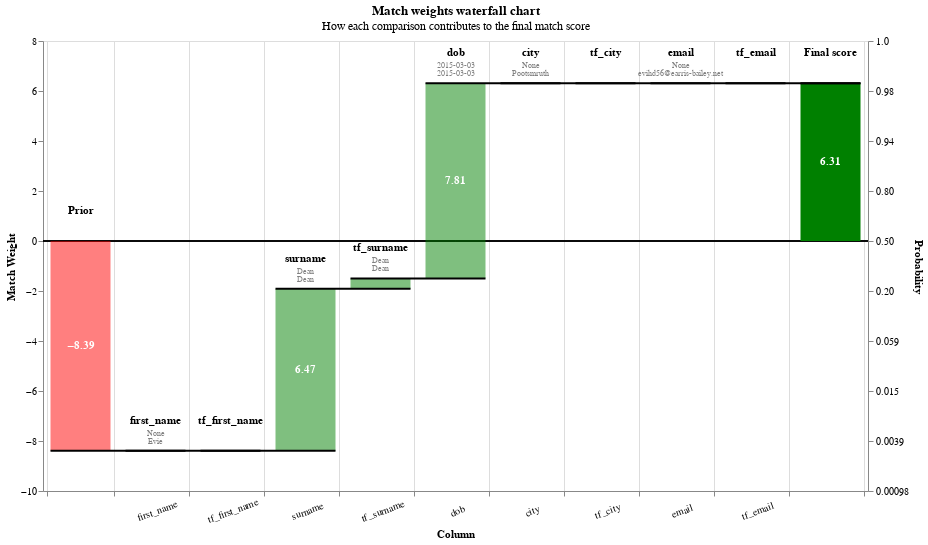

Notebook code for this chart:
### Markdown cell above
## Waterfall chart

The waterfall chart provides a means of visualising individual predictions to understand how Splink computed the final matchweight for a particular pairwise record comparison.

To plot a waterfall chart, the user chooses one or more records from the results of `linker.inference.predict()`, and provides these records to the [`linker.visualisations.waterfall_chart()`](https://moj-analytical-services.github.io/splink/api_docs/visualisations.html#splink.internals.linker_components.visualisations.LinkerVisualisations.waterfall_chart) function.

For an introduction to waterfall charts and how to interpret them, please see [this](https://www.youtube.com/watch?v=msz3T741KQI&t=507s) video.

### Code cell
records_to_view = df_predictions.as_record_dict(limit=5)
linker.visualisations.waterfall_chart(records_to_view, filter_nulls=False)

### Figure 1 — Vega-Lite specification as saved in the notebook (floating-point values rounded to 4 significant figures)
{"config": {"view": {"continuousWidth": 400, "continuousHeight": 300}}, "layer": [{"layer": [{"mark": "rule", "encoding": {"color": {"value": "black"}, "size": {"value": 0.5}, "y": {"field": "zero", "type": "quantitative"}}}, {"mark": {"type": "bar", "width": 60}, "encoding": {"color": {"condition": {"test": "(datum.log2_bayes_factor < 0)", "value": "red"}, "value": "green"}, "opacity": {"condition": {"test": "datum.column_name == 'Prior match weight' || datum.column_name == 'Final score'", "value": 1}, "value": 0.5}, "tooltip": [{"field": "column_name", "title": "Comparison column", "type": "nominal"}, {"field": "value_l", "title": "Value (L)", "type": "nominal"}, {"field": "value_r", "title": "Value (R)", "type": "nominal"}, {"field": "label_for_charts", "title": "Label", "type": "ordinal"}, {"field": "sql_condition", "title": "SQL condition", "type": "nominal"}, {"field": "comparison_vector_value", "title": "Comparison vector value", "type": "nominal"}, {"field": "bayes_factor", "format": ",.4f", "title": "Bayes factor = m/u", "type": "quantitative"}, {"field": "log2_bayes_factor", "format": ",.4f", "title": "Match weight = log2(m/u)", "type": "quantitative"}, {"field": "prob", "format": ".4f", "title": "Cumulative match probability", "type": "quantitative"}, {"field": "bayes_factor_description", "title": "Match weight description", "type": "nominal"}], "x": {"axis": {"grid": true, "labelAlign": "center", "labelAngle": -20, "labelExpr": "datum.value == 'Prior' || datum.value == 'Final score' ? '' : datum.value", "labelPadding": 10, "tickBand": "extent", "title": "Column"}, "field": "column_name", "sort": {"field": "bar_sort_order", "order": "ascending"}, "type": "nominal"}, "y": {"axis": {"grid": false, "orient": "left", "title": "Match Weight"}, "field": "previous_sum", "type": "quantitative"}, "y2": {"field": "sum"}}}, {"mark": {"type": "text", "fontWeight": "bold"}, "encoding": {"color": {"value": "white"}, "text": {"condition": {"test": "abs(datum.log2_bayes_factor) > 1", "field": "log2_bayes_factor", "format": ".2f", "type": "nominal"}, "value": ""}, "x": {"axis": {"labelAngle": -20, "title": "Column"}, "field": "column_name", "sort": {"field": "bar_sort_order", "order": "ascending"}, "type": "nominal"}, "y": {"axis": {"orient": "left"}, "field": "center", "type": "quantitative"}}}, {"mark": {"type": "text", "baseline": "bottom", "dy": -25, "fontWeight": "bold"}, "encoding": {"color": {"value": "black"}, "text": {"field": "column_name", "type": "nominal"}, "x": {"axis": {"labelAngle": -20, "title": "Column"}, "field": "column_name", "sort": {"field": "bar_sort_order", "order": "ascending"}, "type": "nominal"}, "y": {"field": "sum_top", "type": "quantitative"}}}, {"mark": {"type": "text", "baseline": "bottom", "dy": -13, "fontSize": 8}, "encoding": {"color": {"value": "grey"}, "text": {"field": "value_l", "type": "nominal"}, "x": {"axis": {"labelAngle": -20, "title": "Column"}, "field": "column_name", "sort": {"field": "bar_sort_order", "order": "ascending"}, "type": "nominal"}, "y": {"field": "sum_top", "type": "quantitative"}}}, {"mark": {"type": "text", "baseline": "bottom", "dy": -5, "fontSize": 8}, "encoding": {"color": {"value": "grey"}, "text": {"field": "value_r", "type": "nominal"}, "x": {"axis": {"labelAngle": -20, "title": "Column"}, "field": "column_name", "sort": {"field": "bar_sort_order", "order": "ascending"}, "type": "nominal"}, "y": {"field": "sum_top", "type": "quantitative"}}}]}, {"mark": {"type": "rule", "color": "black", "strokeWidth": 2, "x2Offset": 30, "xOffset": -30}, "encoding": {"x": {"axis": {"labelAngle": -20, "title": "Column"}, "field": "column_name", "sort": {"field": "bar_sort_order", "order": "ascending"}, "type": "nominal"}, "x2": {"field": "lead"}, "y": {"axis": {"labelExpr": "format(1 / (1 + pow(2, -1*datum.value)), '.2r')", "orient": "right", "title": "Probability"}, "field": "sum", "scale": {"zero": false}, "type": "quantitative"}}}], "data": {"name": "data-a492e92a2e2ee0208e865c754f9994fe"}, "height": 450, "params": [{"name": "record_number", "bind": {"input": "range", "max": 4, "min": 0, "step": 1}, "value": 0}], "resolve": {"axis": {"y": "independent"}}, "title": {"text": "Match weights waterfall chart", "subtitle": "How each comparison contributes to the final match score"}, "transform": [{"filter": "(datum.record_number == record_number)"}, {"window": [{"op": "sum", "field": "log2_bayes_factor", "as": "sum"}, {"op": "lead", "field": "column_name", "as": "lead"}], "frame": [null, 0]}, {"calculate": "datum.column_name === \"Final score\" ? datum.sum - datum.log2_bayes_factor : datum.sum", "as": "sum"}, {"calculate": "datum.lead === null ? datum.column_name : datum.lead", "as": "lead"}, {"calculate": "datum.column_name === \"Final score\" || datum.column_name === \"Prior match weight\" ? 0 : datum.sum - datum.log2_bayes_factor", "as": "previous_sum"}, {"calculate": "datum.sum > datum.previous_sum ? datum.column_name : \"\"", "as": "top_label"}, {"calculate": "datum.sum < datum.previous_sum ? datum.column_name : \"\"", "as": "bottom_label"}, {"calculate": "datum.sum > datum.previous_sum ? datum.sum : datum.previous_sum", "as": "sum_top"}, {"calculate": "datum.sum < datum.previous_sum ? datum.sum : datum.previous_sum", "as": "sum_bottom"}, {"calculate": "(datum.sum + datum.previous_sum) / 2", "as": "center"}, {"calculate": "(datum.log2_bayes_factor > 0 ? \"+\" : \"\") + datum.log2_bayes_factor", "as": "text_log2_bayes_factor"}, {"calculate": "datum.sum < datum.previous_sum ? 4 : -4", "as": "dy"}, {"calculate": "datum.sum < datum.previous_sum ? \"top\" : \"bottom\"", "as": "baseline"}, {"calculate": "1. / (1 + pow(2, -1.*datum.sum))", "as": "prob"}, {"calculate": "0*datum.sum", "as": "zero"}], "width": {"step": 75}, "$schema": "https://vega.github.io/schema/vega-lite/v5.9.3.json", "datasets": {"data-a492e92a2e2ee0208e865c754f9994fe": [{"column_name": "Prior", "label_for_charts": "Starting match weight (prior)", "sql_condition": null, "log2_bayes_factor": -8.386, "bayes_factor": 0.002989, "comparison_vector_value": null, "m_probability": null, "u_probability": null, "bayes_factor_description": null, "value_l": "", "value_r": "", "term_frequency_adjustment": null, "bar_sort_order": 0, "record_number": 0}, {"sql_condition": "\"first_name_l\" IS NULL OR \"first_name_r\" IS NULL", "label_for_charts": "first_name is NULL", "bayes_factor": 1.0, "log2_bayes_factor": 0.0, "comparison_vector_value": -1, "bayes_factor_description": "If comparison level is `first_name is null` then comparison is 1 times more likely to be a match", "column_name": "first_name", "value_l": "None", "value_r": "Evie", "term_frequency_adjustment": false, "bar_sort_order": 1, "record_number": 0}, {"sql_condition": "\"first_name_l\" IS NULL OR \"first_name_r\" IS NULL", "label_for_charts": "first_name is NULL", "bayes_factor": 1.0, "log2_bayes_factor": 0.0, "comparison_vector_value": -1, "bayes_factor_description": "If comparison level is `first_name is null` then comparison is 1 times more likely to be a match", "column_name": "tf_first_name", "value_l": "", "value_r": "", "term_frequency_adjustment": true, "bar_sort_order": 2, "record_number": 0}, {"sql_condition": "\"surname_l\" = \"surname_r\"", "label_for_charts": "Exact match on surname", "m_probability": 0.4346, "u_probability": 0.00489, "bayes_factor": 88.87, "log2_bayes_factor": 6.474, "comparison_vector_value": 4, "bayes_factor_description": "If comparison level is `exact match on surname` then comparison is 88.87 times more likely to be a match", "column_name": "surname", "value_l": "Dean", "value_r": "Dean", "term_frequency_adjustment": false, "bar_sort_order": 3, "record_number": 0}, {"sql_condition": "\"surname_l\" = \"surname_r\"", "label_for_charts": "Term freq adjustment on surname with weight {cl.tf_adjustment_weight}", "m_probability": null, "u_probability": null, "bayes_factor": 1.335, "log2_bayes_factor": 0.4168, "comparison_vector_value": 4, "bayes_factor_description": "Term frequency adjustment on surname makes comparison 1.33 times more likely to be a match", "column_name": "tf_surname", "value_l": "Dean", "value_r": "Dean", "term_frequency_adjustment": true, "bar_sort_order": 4, "record_number": 0}, {"sql_condition": "\"dob_l\" = \"dob_r\"", "label_for_charts": "Exact match on dob", "m_probability": 0.3914, "u_probability": 0.001748, "bayes_factor": 224.0, "log2_bayes_factor": 7.807, "comparison_vector_value": 2, "bayes_factor_description": "If comparison level is `exact match on dob` then comparison is 224 times more likely to be a match", "column_name": "dob", "value_l": "2015-03-03", "value_r": "2015-03-03", "term_frequency_adjustment": false, "bar_sort_order": 5, "record_number": 0}, {"sql_condition": "\"city_l\" IS NULL OR \"city_r\" IS NULL", "label_for_charts": "city is NULL", "bayes_factor": 1.0, "log2_bayes_factor": 0.0, "comparison_vector_value": -1, "bayes_factor_description": "If comparison level is `city is null` then comparison is 1 times more likely to be a match", "column_name": "city", "value_l": "None", "value_r": "Pootsmruth", "term_frequency_adjustment": false, "bar_sort_order": 6, "record_number": 0}, {"sql_condition": "\"city_l\" IS NULL OR \"city_r\" IS NULL", "label_for_charts": "city is NULL", "bayes_factor": 1.0, "log2_bayes_factor": 0.0, "comparison_vector_value": -1, "bayes_factor_description": "If comparison level is `city is null` then comparison is 1 times more likely to be a match", "column_name": "tf_city", "value_l": "", "value_r": "", "term_frequency_adjustment": true, "bar_sort_order": 7, "record_number": 0}, {"sql_condition": "\"email_l\" IS NULL OR \"email_r\" IS NULL", "label_for_charts": "email is NULL", "bayes_factor": 1.0, "log2_bayes_factor": 0.0, "comparison_vector_value": -1, "bayes_factor_description": "If comparison level is `email is null` then comparison is 1 times more likely to be a match", "column_name": "email", "value_l": "None", "value_r": "evihd56@earris-bailey.net", "term_frequency_adjustment": false, "bar_sort_order": 8, "record_number": 0}, {"sql_condition": "\"email_l\" IS NULL OR \"email_r\" IS NULL", "label_for_charts": "email is NULL", "bayes_factor": 1.0, "log2_bayes_factor": 0.0, "comparison_vector_value": -1, "bayes_factor_description": "If comparison level is `email is null` then comparison is 1 times more likely to be a match", "column_name": "tf_email", "value_l": "", "value_r": "", "term_frequency_adjustment": true, "bar_sort_order": 9, "record_number": 0}, {"column_name": "Final score", "label_for_charts": "Final score", "sql_condition": null, "log2_bayes_factor": 6.311, "bayes_factor": 79.42, "comparison_vector_value": null, "m_probability": null, "u_probability": null, "bayes_factor_description": null, "value_l": "", "value_r": "", "term_frequency_adjustment": null, "bar_sort_order": 10, "record_number": 0}, {"column_name": "Prior", "label_for_charts": "Starting match weight (prior)", "sql_condition": null, "log2_bayes_factor": -8.386, "bayes_factor": 0.002989, "comparison_vector_value": null, "m_probability": null, "u_probability": null, "bayes_factor_description": null, "value_l": "", "value_r": "", "term_frequency_adjustment": null, "bar_sort_order": 0, "record_number": 1}, {"sql_condition": "\"first_name_l\" = \"first_name_r\"", "label_for_charts": "Exact match on first_name", "m_probability": 0.4914, "u_probability": 0.005794, "bayes_factor": 84.82, "log2_bayes_factor": 6.406, "comparison_vector_value": 4, "bayes_factor_description": "If comparison level is `exact match on first_name` then comparison is 84.82 times more likely to be a match", "column_name": "first_name", "value_l": "Thomas", "value_r": "Thomas", "term_frequency_adjustment": false, "bar_sort_order": 1, "record_number": 1}, {"sql_condition": "\"first_name_l\" = \"first_name_r\"", "label_for_charts": "Term freq adjustment on first_name with weight {cl.tf_adjustment_weight}", "m_probability": null, "u_probability": null, "bayes_factor": 0.9629, "log2_bayes_factor": -0.05455, "comparison_vector_value": 4, "bayes_factor_description": "Term frequency adjustment on first_name makes comparison  1.04 times less likely to be a match", "column_name": "tf_first_name", "value_l": "Thomas", "value_r": "Thomas", "term_frequency_adjustment": true, "bar_sort_order": 2, "record_number": 1}, {"sql_condition": "\"surname_l\" = \"surname_r\"", "label_for_charts": "Exact match on surname", "m_probability": 0.4346, "u_probability": 0.00489, "bayes_factor": 88.87, "log2_bayes_factor": 6.474, "comparison_vector_value": 4, "bayes_factor_description": "If comparison level is `exact match on surname` then comparison is 88.87 times more likely to be a match", "column_name": "surname", "value_l": "Gabriel", "value_r": "Gabriel", "term_frequency_adjustment": false, "bar_sort_order": 3, "record_number": 1}, {"sql_condition": "\"surname_l\" = \"surname_r\"", "label_for_charts": "Term freq adjustment on surname with weight {cl.tf_adjustment_weight}", "m_probability": null, "u_probability": null, "bayes_factor": 1.001, "log2_bayes_factor": 0.001763, "comparison_vector_value": 4, "bayes_factor_description": "Term frequency adjustment on surname makes comparison 1.00 times more likely to be a match", "column_name": "tf_surname", "value_l": "Gabriel", "value_r": "Gabriel", "term_frequency_adjustment": true, "bar_sort_order": 4, "record_number": 1}, {"sql_condition": "\"dob_l\" = \"dob_r\"", "label_for_charts": "Exact match on dob", "m_probability": 0.3914, "u_probability": 0.001748, "bayes_factor": 224.0, "log2_bayes_factor": 7.807, "comparison_vector_value": 2, "bayes_factor_description": "If comparison level is `exact match on dob` then comparison is 224 times more likely to be a match", "column_name": "dob", "value_l": "1976-09-15", "value_r": "1976-09-15", "term_frequency_adjustment": false, "bar_sort_order": 5, "record_number": 1}, {"sql_condition": "ELSE", "label_for_charts": "All other comparisons", "m_probability": 0.4374, "u_probability": 0.9449, "bayes_factor": 0.463, "log2_bayes_factor": -1.111, "comparison_vector_value": 0, "bayes_factor_description": "If comparison level is `all other comparisons` then comparison is 2.16 times less likely to be a match", "column_name": "city", "value_l": "Loodon", "value_r": "London", "term_frequency_adjustment": false, "bar_sort_order": 6, "record_number": 1}, {"sql_condition": "ELSE", "label_for_charts": "All other comparisons", "m_probability": 0.4374, "u_probability": 0.9449, "bayes_factor": 1.0, "log2_bayes_factor": 0.0, "comparison_vector_value": 0, "bayes_factor_description": "If comparison level is `all other comparisons` then comparison is 2.16 times less likely to be a match", "column_name": "tf_city", "value_l": "", "value_r": "", "term_frequency_adjustment": true, "bar_sort_order": 7, "record_number": 1}, {"sql_condition": "NULLIF(regexp_extract(\"email_l\", '^[^@]+', 0), '') = NULLIF(regexp_extract(\"email_r\", '^[^@]+', 0), '')", "label_for_charts": "Exact match on username", "m_probability": 0.2209, "u_probability": 0.001039, "bayes_factor": 212.6, "log2_bayes_factor": 7.732, "comparison_vector_value": 3, "bayes_factor_description": "If comparison level is `exact match on username` then comparison is 213 times more likely to be a match", "column_name": "email", "value_l": "gabriel.t54@nnichls.info", "value_r": "gabriel.t54@nichols.info", "term_frequency_adjustment": false, "bar_sort_order": 8, "record_number": 1}, {"sql_condition": "NULLIF(regexp_extract(\"email_l\", '^[^@]+', 0), '') = NULLIF(regexp_extract(\"email_r\", '^[^@]+', 0), '')", "label_for_charts": "Exact match on username", "m_probability": 0.2209, "u_probability": 0.001039, "bayes_factor": 1.0, "log2_bayes_factor": 0.0, "comparison_vector_value": 3, "bayes_factor_description": "If comparison level is `exact match on username` then comparison is 213 times more likely to be a match", "column_name": "tf_email", "value_l": "", "value_r": "", "term_frequency_adjustment": true, "bar_sort_order": 9, "record_number": 1}, {"column_name": "Final score", "label_for_charts": "Final score", "sql_condition": null, "log2_bayes_factor": 18.87, "bayes_factor": 478800.0, "comparison_vector_value": null, "m_probability": null, "u_probability": null, "bayes_factor_description": null, "value_l": "", "value_r": "", "term_frequency_adjustment": null, "bar_sort_order": 10, "record_number": 1}, {"column_name": "Prior", "label_for_charts": "Starting match weight (prior)", "sql_condition": null, "log2_bayes_factor": -8.386, "bayes_factor": 0.002989, "comparison_vector_value": null, "m_probability": null, "u_probability": null, "bayes_factor_description": null, "value_l": "", "value_r": "", "term_frequency_adjustment": null, "bar_sort_order": 0, "record_number": 2}, {"sql_condition": "\"first_name_l\" = \"first_name_r\"", "label_for_charts": "Exact match on first_name", "m_probability": 0.4914, "u_probability": 0.005794, "bayes_factor": 84.82, "log2_bayes_factor": 6.406, "comparison_vector_value": 4, "bayes_factor_description": "If comparison level is `exact match on first_name` then comparison is 84.82 times more likely to be a match", "column_name": "first_name", "value_l": "Thomas", "value_r": "Thomas", "term_frequency_adjustment": false, "bar_sort_order": 1, "record_number": 2}, {"sql_condition": "\"first_name_l\" = \"first_name_r\"", "label_for_charts": "Term freq adjustment on first_name with weight {cl.tf_adjustment_weight}", "m_probability": null, "u_probability": null, "bayes_factor": 0.9629, "log2_bayes_factor": -0.05455, "comparison_vector_value": 4, "bayes_factor_description": "Term frequency adjustment on first_name makes comparison  1.04 times less likely to be a match", "column_name": "tf_first_name", "value_l": "Thomas", "value_r": "Thomas", "term_frequency_adjustment": true, "bar_sort_order": 2, "record_number": 2}, {"sql_condition": "\"surname_l\" = \"surname_r\"", "label_for_charts": "Exact match on surname", "m_probability": 0.4346, "u_probability": 0.00489, "bayes_factor": 88.87, "log2_bayes_factor": 6.474, "comparison_vector_value": 4, "bayes_factor_description": "If comparison level is `exact match on surname` then comparison is 88.87 times more likely to be a match", "column_name": "surname", "value_l": "Gabriel", "value_r": "Gabriel", "term_frequency_adjustment": false, "bar_sort_order": 3, "record_number": 2}, {"sql_condition": "\"surname_l\" = \"surname_r\"", "label_for_charts": "Term freq adjustment on surname with weight {cl.tf_adjustment_weight}", "m_probability": null, "u_probability": null, "bayes_factor": 1.001, "log2_bayes_factor": 0.001763, "comparison_vector_value": 4, "bayes_factor_description": "Term frequency adjustment on surname makes comparison 1.00 times more likely to be a match", "column_name": "tf_surname", "value_l": "Gabriel", "value_r": "Gabriel", "term_frequency_adjustment": true, "bar_sort_order": 4, "record_number": 2}, {"sql_condition": "levenshtein(\"dob_l\", \"dob_r\") <= 1", "label_for_charts": "Levenshtein distance of dob <= 1", "m_probability": 0.1494, "u_probability": 0.001602, "bayes_factor": 93.27, "log2_bayes_factor": 6.543, "comparison_vector_value": 1, "bayes_factor_description": "If comparison level is `levenshtein distance of dob <= 1` then comparison is 93.27 times more likely to be a match", "column_name": "dob", "value_l": "1976-08-15", "value_r": "1976-09-15", "term_frequency_adjustment": false, "bar_sort_order": 5, "record_number": 2}, {"sql_condition": "\"city_l\" IS NULL OR \"city_r\" IS NULL", "label_for_charts": "city is NULL", "bayes_factor": 1.0, "log2_bayes_factor": 0.0, "comparison_vector_value": -1, "bayes_factor_description": "If comparison level is `city is null` then comparison is 1 times more likely to be a match", "column_name": "city", "value_l": "None", "value_r": "London", "term_frequency_adjustment": false, "bar_sort_order": 6, "record_number": 2}, {"sql_condition": "\"city_l\" IS NULL OR \"city_r\" IS NULL", "label_for_charts": "city is NULL", "bayes_factor": 1.0, "log2_bayes_factor": 0.0, "comparison_vector_value": -1, "bayes_factor_description": "If comparison level is `city is null` then comparison is 1 times more likely to be a match", "column_name": "tf_city", "value_l": "", "value_r": "", "term_frequency_adjustment": true, "bar_sort_order": 7, "record_number": 2}, {"sql_condition": "\"email_l\" IS NULL OR \"email_r\" IS NULL", "label_for_charts": "email is NULL", "bayes_factor": 1.0, "log2_bayes_factor": 0.0, "comparison_vector_value": -1, "bayes_factor_description": "If comparison level is `email is null` then comparison is 1 times more likely to be a match", "column_name": "email", "value_l": "None", "value_r": "gabriel.t54@nlchois.info", "term_frequency_adjustment": false, "bar_sort_order": 8, "record_number": 2}, {"sql_condition": "\"email_l\" IS NULL OR \"email_r\" IS NULL", "label_for_charts": "email is NULL", "bayes_factor": 1.0, "log2_bayes_factor": 0.0, "comparison_vector_value": -1, "bayes_factor_description": "If comparison level is `email is null` then comparison is 1 times more likely to be a match", "column_name": "tf_email", "value_l": "", "value_r": "", "term_frequency_adjustment": true, "bar_sort_order": 9, "record_number": 2}, {"column_name": "Final score", "label_for_charts": "Final score", "sql_condition": null, "log2_bayes_factor": 10.98, "bayes_factor": 2026.0, "comparison_vector_value": null, "m_probability": null, "u_probability": null, "bayes_factor_description": null, "value_l": "", "value_r": "", "term_frequency_adjustment": null, "bar_sort_order": 10, "record_number": 2}, {"column_name": "Prior", "label_for_charts": "Starting match weight (prior)", "sql_condition": null, "log2_bayes_factor": -8.386, "bayes_factor": 0.002989, "comparison_vector_value": null, "m_probability": null, "u_probability": null, "bayes_factor_description": null, "value_l": "", "value_r": "", "term_frequency_adjustment": null, "bar_sort_order": 0, "record_number": 3}, {"sql_condition": "\"first_name_l\" = \"first_name_r\"", "label_for_charts": "Exact match on first_name", "m_probability": 0.4914, "u_probability": 0.005794, "bayes_factor": 84.82, "log2_bayes_factor": 6.406, "comparison_vector_value": 4, "bayes_factor_description": "If comparison level is `exact match on first_name` then comparison is 84.82 times more likely to be a match", "column_name": "first_name", "value_l": "Theodore", "value_r": "Theodore", "term_frequency_adjustment": false, "bar_sort_order": 1, "record_number": 3}, {"sql_condition": "\"first_name_l\" = \"first_name_r\"", "label_for_charts": "Term freq adjustment on first_name with weight {cl.tf_adjustment_weight}", "m_probability": null, "u_probability": null, "bayes_factor": 0.4814, "log2_bayes_factor": -1.055, "comparison_vector_value": 4, "bayes_factor_description": "Term frequency adjustment on first_name makes comparison  2.08 times less likely to be a match", "column_name": "tf_first_name", "value_l": "Theodore", "value_r": "Theodore", "term_frequency_adjustment": true, "bar_sort_order": 2, "record_number": 3}, {"sql_condition": "\"surname_l\" = \"surname_r\"", "label_for_charts": "Exact match on surname", "m_probability": 0.4346, "u_probability": 0.00489, "bayes_factor": 88.87, "log2_bayes_factor": 6.474, "comparison_vector_value": 4, "bayes_factor_description": "If comparison level is `exact match on surname` then comparison is 88.87 times more likely to be a match", "column_name": "surname", "value_l": "Morris", "value_r": "Morris", "term_frequency_adjustment": false, "bar_sort_order": 3, "record_number": 3}, {"sql_condition": "\"surname_l\" = \"surname_r\"", "label_for_charts": "Term freq adjustment on surname with weight {cl.tf_adjustment_weight}", "m_probability": null, "u_probability": null, "bayes_factor": 1.001, "log2_bayes_factor": 0.001763, "comparison_vector_value": 4, "bayes_factor_description": "Term frequency adjustment on surname makes comparison 1.00 times more likely to be a match", "column_name": "tf_surname", "value_l": "Morris", "value_r": "Morris", "term_frequency_adjustment": true, "bar_sort_order": 4, "record_number": 3}, {"sql_condition": "\"dob_l\" = \"dob_r\"", "label_for_charts": "Exact match on dob", "m_probability": 0.3914, "u_probability": 0.001748, "bayes_factor": 224.0, "log2_bayes_factor": 7.807, "comparison_vector_value": 2, "bayes_factor_description": "If comparison level is `exact match on dob` then comparison is 224 times more likely to be a match", "column_name": "dob", "value_l": "1978-08-19", "value_r": "1978-08-19", "term_frequency_adjustment": false, "bar_sort_order": 5, "record_number": 3}, {"sql_condition": "\"city_l\" = \"city_r\"", "label_for_charts": "Exact match on city", "m_probability": 0.5626, "u_probability": 0.05515, "bayes_factor": 10.2, "log2_bayes_factor": 3.351, "comparison_vector_value": 1, "bayes_factor_description": "If comparison level is `exact match on city` then comparison is 10.2 times more likely to be a match", "column_name": "city", "value_l": "Birmingham", "value_r": "Birmingham", "term_frequency_adjustment": false, "bar_sort_order": 6, "record_number": 3}, {"sql_condition": "\"city_l\" = \"city_r\"", "label_for_charts": "Term freq adjustment on city with weight {cl.tf_adjustment_weight}", "m_probability": null, "u_probability": null, "bayes_factor": 1.121, "log2_bayes_factor": 0.1646, "comparison_vector_value": 1, "bayes_factor_description": "Term frequency adjustment on city makes comparison 1.12 times more likely to be a match", "column_name": "tf_city", "value_l": "Birmingham", "value_r": "Birmingham", "term_frequency_adjustment": true, "bar_sort_order": 7, "record_number": 3}, {"sql_condition": "\"email_l\" = \"email_r\"", "label_for_charts": "Exact match on email", "m_probability": 0.553, "u_probability": 0.002194, "bayes_factor": 252.1, "log2_bayes_factor": 7.978, "comparison_vector_value": 4, "bayes_factor_description": "If comparison level is `exact match on email` then comparison is 252 times more likely to be a match", "column_name": "email", "value_l": "t.m39@brooks-sawyer.com", "value_r": "t.m39@brooks-sawyer.com", "term_frequency_adjustment": false, "bar_sort_order": 8, "record_number": 3}, {"sql_condition": "\"email_l\" = \"email_r\"", "label_for_charts": "Term freq adjustment on email with weight {cl.tf_adjustment_weight}", "m_probability": null, "u_probability": null, "bayes_factor": 0.3462, "log2_bayes_factor": -1.53, "comparison_vector_value": 4, "bayes_factor_description": "Term frequency adjustment on email makes comparison  2.89 times less likely to be a match", "column_name": "tf_email", "value_l": "t.m39@brooks-sawyer.com", "value_r": "t.m39@brooks-sawyer.com", "term_frequency_adjustment": true, "bar_sort_order": 9, "record_number": 3}, {"column_name": "Final score", "label_for_charts": "Final score", "sql_condition": null, "log2_bayes_factor": 21.21, "bayes_factor": 2427000.0, "comparison_vector_value": null, "m_probability": null, "u_probability": null, "bayes_factor_description": null, "value_l": "", "value_r": "", "term_frequency_adjustment": null, "bar_sort_order": 10, "record_number": 3}, {"column_name": "Prior", "label_for_charts": "Starting match weight (prior)", "sql_condition": null, "log2_bayes_factor": -8.386, "bayes_factor": 0.002989, "comparison_vector_value": null, "m_probability": null, "u_probability": null, "bayes_factor_description": null, "value_l": "", "value_r": "", "term_frequency_adjustment": null, "bar_sort_order": 0, "record_number": 4}, {"sql_condition": "\"first_name_l\" = \"first_name_r\"", "label_for_charts": "Exact match on first_name", "m_probability": 0.4914, "u_probability": 0.005794, "bayes_factor": 84.82, "log2_bayes_factor": 6.406, "comparison_vector_value": 4, "bayes_factor_description": "If comparison level is `exact match on first_name` then comparison is 84.82 times more likely to be a match", "column_name": "first_name", "value_l": "Theodore", "value_r": "Theodore", "term_frequency_adjustment": false, "bar_sort_order": 1, "record_number": 4}, {"sql_condition": "\"first_name_l\" = \"first_name_r\"", "label_for_charts": "Term freq adjustment on first_name with weight {cl.tf_adjustment_weight}", "m_probability": null, "u_probability": null, "bayes_factor": 0.4814, "log2_bayes_factor": -1.055, "comparison_vector_value": 4, "bayes_factor_description": "Term frequency adjustment on first_name makes comparison  2.08 times less likely to be a match", "column_name": "tf_first_name", "value_l": "Theodore", "value_r": "Theodore", "term_frequency_adjustment": true, "bar_sort_order": 2, "record_number": 4}, {"sql_condition": "\"surname_l\" = \"surname_r\"", "label_for_charts": "Exact match on surname", "m_probability": 0.4346, "u_probability": 0.00489, "bayes_factor": 88.87, "log2_bayes_factor": 6.474, "comparison_vector_value": 4, "bayes_factor_description": "If comparison level is `exact match on surname` then comparison is 88.87 times more likely to be a match", "column_name": "surname", "value_l": "Morris", "value_r": "Morris", "term_frequency_adjustment": false, "bar_sort_order": 3, "record_number": 4}, {"sql_condition": "\"surname_l\" = \"surname_r\"", "label_for_charts": "Term freq adjustment on surname with weight {cl.tf_adjustment_weight}", "m_probability": null, "u_probability": null, "bayes_factor": 1.001, "log2_bayes_factor": 0.001763, "comparison_vector_value": 4, "bayes_factor_description": "Term frequency adjustment on surname makes comparison 1.00 times more likely to be a match", "column_name": "tf_surname", "value_l": "Morris", "value_r": "Morris", "term_frequency_adjustment": true, "bar_sort_order": 4, "record_number": 4}, {"sql_condition": "ELSE", "label_for_charts": "All other comparisons", "m_probability": 0.4592, "u_probability": 0.9967, "bayes_factor": 0.4607, "log2_bayes_factor": -1.118, "comparison_vector_value": 0, "bayes_factor_description": "If comparison level is `all other comparisons` then comparison is 2.17 times less likely to be a match", "column_name": "dob", "value_l": "1978-09-18", "value_r": "1978-08-19", "term_frequency_adjustment": false, "bar_sort_order": 5, "record_number": 4}, {"sql_condition": "ELSE", "label_for_charts": "All other comparisons", "m_probability": 0.4374, "u_probability": 0.9449, "bayes_factor": 0.463, "log2_bayes_factor": -1.111, "comparison_vector_value": 0, "bayes_factor_description": "If comparison level is `all other comparisons` then comparison is 2.16 times less likely to be a match", "column_name": "city", "value_l": "Birgmhniam", "value_r": "Birmingham", "term_frequency_adjustment": false, "bar_sort_order": 6, "record_number": 4}, {"sql_condition": "ELSE", "label_for_charts": "All other comparisons", "m_probability": 0.4374, "u_probability": 0.9449, "bayes_factor": 1.0, "log2_bayes_factor": 0.0, "comparison_vector_value": 0, "bayes_factor_description": "If comparison level is `all other comparisons` then comparison is 2.16 times less likely to be a match", "column_name": "tf_city", "value_l": "", "value_r": "", "term_frequency_adjustment": true, "bar_sort_order": 7, "record_number": 4}, {"sql_condition": "\"email_l\" IS NULL OR \"email_r\" IS NULL", "label_for_charts": "email is NULL", "bayes_factor": 1.0, "log2_bayes_factor": 0.0, "comparison_vector_value": -1, "bayes_factor_description": "If comparison level is `email is null` then comparison is 1 times more likely to be a match", "column_name": "email", "value_l": "None", "value_r": "t.m39@brooks-sawyer.com", "term_frequency_adjustment": false, "bar_sort_order": 8, "record_number": 4}, {"sql_condition": "\"email_l\" IS NULL OR \"email_r\" IS NULL", "label_for_charts": "email is NULL", "bayes_factor": 1.0, "log2_bayes_factor": 0.0, "comparison_vector_value": -1, "bayes_factor_description": "If comparison level is `email is null` then comparison is 1 times more likely to be a match", "column_name": "tf_email", "value_l": "", "value_r": "", "term_frequency_adjustment": true, "bar_sort_order": 9, "record_number": 4}, {"column_name": "Final score", "label_for_charts": "Final score", "sql_condition": null, "log2_bayes_factor": 1.212, "bayes_factor": 2.317, "comparison_vector_value": null, "m_probability": null, "u_probability": null, "bayes_factor_description": null, "value_l": "", "value_r": "", "term_frequency_adjustment": null, "bar_sort_order": 10, "record_number": 4}]}}
